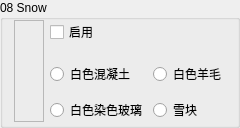
                 <widget class="QGroupBox" name="Base08">
                  <property name="sizePolicy">
                   <sizepolicy hsizetype="Expanding" vsizetype="Minimum">
                    <horstretch>0</horstretch>
                    <verstretch>0</verstretch>
                   </sizepolicy>
                  </property>
                  <property name="minimumSize">
                   <size>
                    <width>30</width>
                    <height>0</height>
                   </size>
                  </property>
                  <property name="maximumSize">
                   <size>
                    <width>16777215</width>
                    <height>16777215</height>
                   </size>
                  </property>
                  <property name="autoFillBackground">
                   <bool>true</bool>
                  </property>
                  <property name="title">
                   <string>08 Snow</string>
                  </property>
                  <property name="flat">
                   <bool>false</bool>
                  </property>
                  <layout class="QGridLayout" name="gridLayout_30">
                   <property name="topMargin">
                    <number>0</number>
                   </property>
                   <property name="bottomMargin">
                    <number>3</number>
                   </property>
                   <item row="0" column="1">
                    <widget class="QCheckBox" name="Enable08">
                     <property name="sizePolicy">
                      <sizepolicy hsizetype="Expanding" vsizetype="Fixed">
                       <horstretch>0</horstretch>
                       <verstretch>0</verstretch>
                      </sizepolicy>
                     </property>
                     <property name="text">
                      <string>启用</string>
                     </property>
                    </widget>
                   </item>
                   <item row="0" column="2">
                    <spacer name="horizontalSpacer_19">
                     <property name="orientation">
                      <enum>Qt::Horizontal</enum>
                     </property>
                     <property name="sizeHint" stdset="0">
                      <size>
                       <width>40</width>
                       <height>20</height>
                      </size>
                     </property>
                    </spacer>
                   </item>
                   <item row="3" column="1">
                    <widget class="QRadioButton" name="is08Concrete">
                     <property name="text">
                      <string>白色混凝土</string>
                     </property>
                     <property name="icon">
                      <iconset resource="BlockTextures.qrc">
                       <normaloff>:/new/Textures/Slope/block/white_concrete.png</normaloff>:/new/Textures/Slope/block/white_concrete.png</iconset>
                     </property>
                    </widget>
                   </item>
                   <item row="3" column="2">
                    <widget class="QRadioButton" name="is08Wool">
                     <property name="text">
                      <string>白色羊毛</string>
                     </property>
                     <property name="icon">
                      <iconset resource="BlockTextures.qrc">
                       <normaloff>:/new/Textures/Slope/block/white_wool.png</normaloff>:/new/Textures/Slope/block/white_wool.png</iconset>
                     </property>
                    </widget>
                   </item>
                   <item row="5" column="1">
                    <widget class="QRadioButton" name="is08StainedGlass">
                     <property name="text">
                      <string>白色染色玻璃</string>
                     </property>
                     <property name="icon">
                      <iconset resource="BlockTextures.qrc">
                       <normaloff>:/new/Textures/Slope/block/white_stained_glass.png</normaloff>:/new/Textures/Slope/block/white_stained_glass.png</iconset>
                     </property>
                    </widget>
                   </item>
                   <item row="5" column="2">
                    <widget class="QRadioButton" name="is08SnowBlock">
                     <property name="text">
                      <string>雪块</string>
                     </property>
                     <property name="icon">
                      <iconset resource="BlockTextures.qrc">
                       <normaloff>:/new/Textures/Slope/block/snow.png</normaloff>:/new/Textures/Slope/block/snow.png</iconset>
                     </property>
                    </widget>
                   </item>
                   <item row="0" column="0" rowspan="6">
                    <widget class="QLabel" name="Color08">
                     <property name="minimumSize">
                      <size>
                       <width>30</width>
                       <height>0</height>
                      </size>
                     </property>
                     <property name="font">
                      <font>
                       <family>微软雅黑</family>
                       <pointsize>9</pointsize>
                      </font>
                     </property>
                     <property name="frameShape">
                      <enum>QFrame::StyledPanel</enum>
                     </property>
                     <property name="text">
                      <string/>
                     </property>
                    </widget>
                   </item>
                  </layout>
                 </widget>
